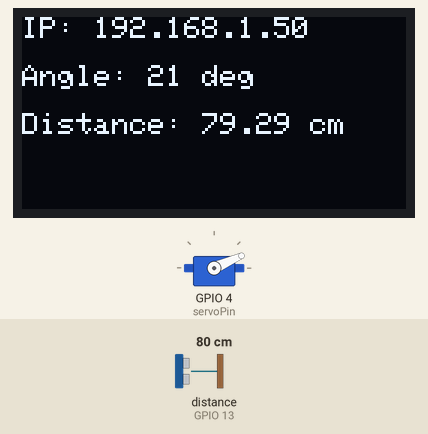
Bench run of a sketch on a simulated ESP32. Parts: servo, 128×64 one-colour display. Wiring (inferred from the names in the program): ultrasonic range finder: trigger GPIO 15; echo GPIO 13. Inputs (shaded band) come from the test bench; at power-on: distance to the obstacle (sensor on GPIO 13) 80 cm. The echo pulse lasts 58.3 µs per cm; WiFi joins after 1.5 s; servers stay silent unless stated; the display library's start-up logo is not drawn; what the sketch prints to the serial monitor is not drawn.

Above: at 5.2 s.
5.3 s: distance to the obstacle (sensor on GPIO 13) set to 2 cm
At 6.24 s:
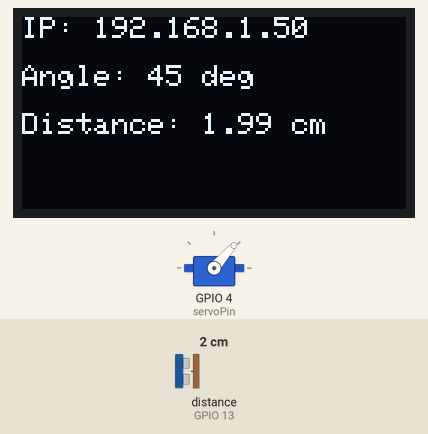
8.3 s: distance to the obstacle (sensor on GPIO 13) set to 250 cm
At 8.63 s:
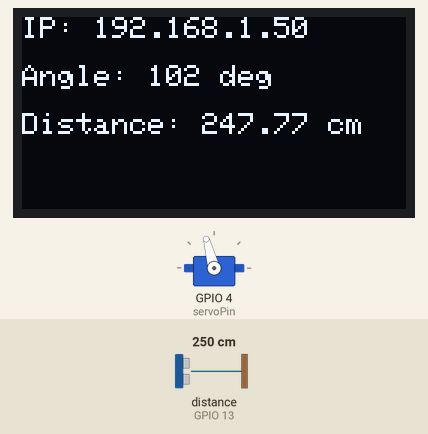
10.3 s: distance to the obstacle (sensor on GPIO 13) set to 4 cm
At 12.34 s:
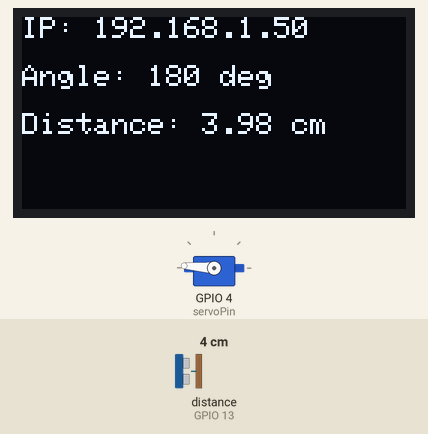
Timing chart, 0 to 15.5 s (numbered marks = the images above; inputs shaded):
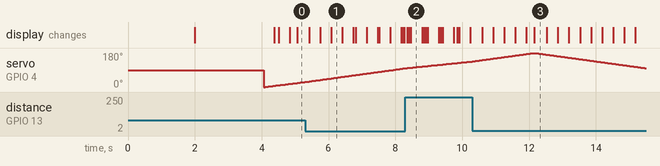

The sketch:

RADAR.ino
```cpp
#include <Wire.h>
#include <Adafruit_GFX.h>
#include <Adafruit_SSD1306.h>
#include <ESP32Servo.h>
#include <WiFi.h>
#include <AsyncTCP.h>
#include <ESPAsyncWebServer.h>

#define SCREEN_WIDTH 128
#define SCREEN_HEIGHT 64
#define OLED_I2C_ADDRESS 0x3C

Adafruit_SSD1306 display(SCREEN_WIDTH, SCREEN_HEIGHT, &Wire, OLED_I2C_ADDRESS);

#define TRIG_PIN 15
#define ECHO_PIN 13

const int servoPin = 4;

// Definisi servo dan lebar pulse
Servo myServo;
const int minPulseWidth = 500;  // 0.5 ms
const int maxPulseWidth = 2500; // 2.5 ms

// WiFi credentials
const char* ssid = "?";
const char* password = "1sampai8";

// WebSocket server
AsyncWebServer server(80);
AsyncWebSocket ws("/ws");

// Variabel untuk menyimpan alamat IP
String ipAddress;

// Fungsi untuk menangani pesan WebSocket dari klien
void onWsEvent(AsyncWebSocket *server, AsyncWebSocketClient *client, AwsEventType type, void *arg, uint8_t *data, size_t len) {
  if (type == WS_EVT_CONNECT) {
    Serial.println("Client connected");
  } else if (type == WS_EVT_DISCONNECT) {
    Serial.println("Client disconnected");
  }
}

// Setup WiFi and WebSocket
void setup() {
  Serial.begin(115200);

  // Connect to Wi-Fi
  WiFi.begin(ssid, password);
  while (WiFi.status() != WL_CONNECTED) {
    delay(1000);
    Serial.println("Connecting to WiFi...");
  }
  Serial.println("Connected to WiFi");
  ipAddress = WiFi.localIP().toString();
  Serial.print("IP Address: ");
  Serial.println(ipAddress);

  // Pasang servo dan atur rentang lebar pulse
  myServo.attach(servoPin, minPulseWidth, maxPulseWidth);
  myServo.setPeriodHertz(50);

  // Initialize OLED
  if(!display.begin(SSD1306_SWITCHCAPVCC, OLED_I2C_ADDRESS)) {
    Serial.println(F("Failed to initialize OLED"));
    for(;;);
  }

  display.display();
  delay(2000);
  display.clearDisplay();

  // Initialize HC-SR04 pins
  pinMode(TRIG_PIN, OUTPUT);
  pinMode(ECHO_PIN, INPUT);

  // WebSocket setup
  ws.onEvent(onWsEvent);
  server.addHandler(&ws);

  // File HTML untuk tampilan radar
  server.on("/", HTTP_GET, [](AsyncWebServerRequest *request){
    request->send_P(200, "text/html", R"rawliteral(
<!DOCTYPE html>
<html lang="en">
<head>
    <meta charset="UTF-8">
    <meta name="viewport" content="width=device-width, initial-scale=1.0">
    <title>Ultrasonic Radar</title>
    <style>
        body {
            display: flex;
            flex-direction: column;
            align-items: center;
            justify-content: center;
            height: 100vh;
            margin: 0;
            background-color: black;
            color: green;
            font-family: Arial, sans-serif;
        }
        #radar {
            background-color: black;
            width: 100%;
            max-width: 500px;
            height: auto;
            border-radius: 50%;
            box-shadow: 0 0 20px green;
        }
        .info {
            margin-top: 20px;
            color: green;
        }
        .info span {
            margin-right: 20px;
        }
        @media (max-width: 768px) {
            #radar {
                max-width: 300px;
            }
        }
    </style>
</head>
<body>
    <canvas id="radar" width="500" height="500"></canvas>
    <div class="info">
        <span id="degrees">Degrees: 0</span>
        <span id="distance">Distance: 0</span>
    </div>

    <script>
        const canvas = document.getElementById('radar');
        const ctx = canvas.getContext('2d');
        const radarCenter = canvas.width / 2;
        const radarRadius = radarCenter;

        function drawRadar(angle, distance) {
            ctx.clearRect(0, 0, canvas.width, canvas.height);

            // Draw radar background circles
            ctx.strokeStyle = 'green';
            ctx.lineWidth = 2;
            for (let i = 1; i <= 4; i++) {
                ctx.beginPath();
                ctx.arc(radarCenter, radarCenter, radarRadius * i / 4, 0, 2 * Math.PI);
                ctx.stroke();
            }

            // Draw radar lines
            for (let i = 0; i < 360; i += 30) {
                const x = radarCenter + radarRadius * Math.cos(i * Math.PI / 180);
                const y = radarCenter + radarRadius * Math.sin(i * Math.PI / 180);
                ctx.beginPath();
                ctx.moveTo(radarCenter, radarCenter);
                ctx.lineTo(x, y);
                ctx.stroke();
            }

            // Draw radar sweep
            ctx.fillStyle = 'rgba(0, 255, 0, 0.2)';
            ctx.beginPath();
            ctx.moveTo(radarCenter, radarCenter);
            ctx.arc(radarCenter, radarCenter, radarRadius, (angle - 10) * Math.PI / 180, angle * Math.PI / 180);
            ctx.lineTo(radarCenter, radarCenter);
            ctx.fill();

            // Draw detected point
            const x = radarCenter + distance * radarRadius / 100 * Math.cos(angle * Math.PI / 180);
            const y = radarCenter + distance * radarRadius / 100 * Math.sin(angle * Math.PI / 180);
            ctx.fillStyle = 'red';
            ctx.beginPath();
            ctx.arc(x, y, 5, 0, 2 * Math.PI);
            ctx.fill();
        }

        // WebSocket connection
        const ws = new WebSocket(`ws://${window.location.host}/ws`);
        ws.onmessage = (event) => {
            const [angle, distance] = event.data.split(',');
            drawRadar(Number(angle), Number(distance));
            document.getElementById('degrees').innerText = `Degrees: ${angle}`;
            document.getElementById('distance').innerText = `Distance: ${Math.round(distance)}`;
        };
    </script>
</body>
</html>
    )rawliteral");
  });

  server.begin();
}

void loop() {
  for (int angle = 0; angle <= 180; angle++) {
    int pulseWidth = map(angle, 0, 180, minPulseWidth, maxPulseWidth);
    myServo.writeMicroseconds(pulseWidth);
    delay(15);

    long duration = getDistance();
    float distance = duration * 0.034 / 2;

    displayData(angle, distance);
    sendWebSocketData(angle, distance);
  }

  for (int angle = 180; angle >= 0; angle--) {
    int pulseWidth = map(angle, 0, 180, minPulseWidth, maxPulseWidth);
    myServo.writeMicroseconds(pulseWidth);
    delay(15);

    long duration = getDistance();
    float distance = duration * 0.034 / 2;

    displayData(angle, distance);
    sendWebSocketData(angle, distance);
  }

  ws.cleanupClients(); // Membersihkan koneksi WebSocket yang tidak aktif
}

void sendWebSocketData(int angle, float distance) {
  String message = String(angle) + "," + String(distance);
  ws.textAll(message); // Mengirim data ke semua klien yang terhubung
}

void displayData(int angle, float distance) {
  // Display on OLED
  display.clearDisplay();
  display.setTextSize(1);
  display.setTextColor(SSD1306_WHITE);
  display.setCursor(0, 0);
  display.print("IP: ");
  display.print(ipAddress);
  display.setCursor(0, 16);
  display.print("Angle: ");
  display.print(angle);
  display.print(" deg");
  display.setCursor(0, 32);
  display.print("Distance: ");
  display.print(distance);
  display.print(" cm");
  display.display();
}

long getDistance() {
  digitalWrite(TRIG_PIN, LOW);
  delayMicroseconds(2);
  digitalWrite(TRIG_PIN, HIGH);
  delayMicroseconds(10);
  digitalWrite(TRIG_PIN, LOW);

  long duration = pulseIn(ECHO_PIN, HIGH);
  return duration;
}

// HC-SR04:
// VCC ke 5V (ESP32)
// GND ke GND (ESP32)
// Trig ke GPIO 15 (ESP32)
// Echo ke GPIO 13 (ESP32)

// SG90 Servo:
// Kawat kuning (sinyal) ke GPIO 4 (ESP32)
// Kawat merah (VCC) ke 5V (ESP32)
// Kawat coklat (GND) ke GND (ESP32)

// OLED 0.96 inch:
// VCC ke 3.3V (ESP32)
// GND ke GND (ESP32)
// SCL ke GPIO 22 (ESP32)
// SDA ke GPIO 21 (ESP32)
```

Measured:
- by itself, servo on GPIO 4 (servoPin): rises from 135° to 180° in 1.8 s, then falls to 100° in 3.3 s
